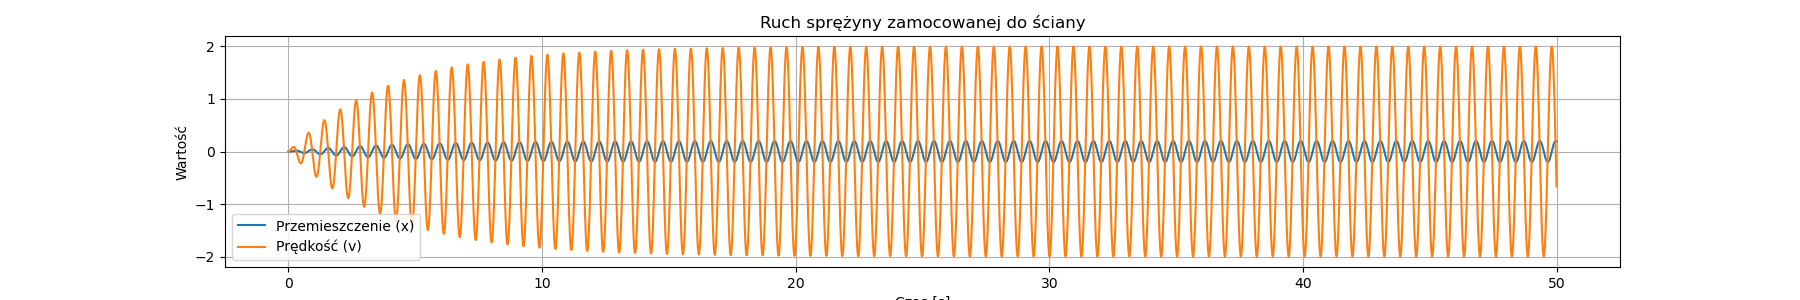

Generate this figure with Python:
## @package harmonic
#  Równanie ruchu harmonicznego z tłumieniem wiskotycznym
#
# Rozważmy równanie różniczkowe drugiego rzędu:
# \f[ m \frac{\text{d}^2x}{\text{d}t^2} + c \frac{\text{d}x}{\text{d}t} + kx = 0 \f]
# Możemy przekształcić je do układu równań różniczkowych pierwszego rzędu wprowadzając zmienne stanu:
# \f[ \mathbf{z} = \begin{bmatrix} x \\ \dot{x} \end{bmatrix}, \f]
# co daje:
# \f[ \frac{\text{d}\mathbf{z}}{\text{d}t} = \begin{bmatrix} \dot{x} \\ \frac{1}{m}(-c\dot{x} - kx) \end{bmatrix} \f]
# i prowadzi do postaci macierzowej:
# \f[ \frac{\text{d}\mathbf{z}}{\text{d}t} = \begin{bmatrix} 0 & 1 \\ -k/m & -c/m \end{bmatrix} \mathbf{z} \f]
# Macierz układu \f$ A \f$ pozwala na znalezienie rozwiązania zarówno metodami numerycznymi, jak i analitycznymi:
# \f[ A = \begin{bmatrix} 0 & 1 \\ -k/m & -c/m \end{bmatrix} \f]
# Jeżeli dodatkowo zadane jest wymuszenie \f$ F(t) \f$, to ruch definiowany jest za pomocą równania różniczkowego:
# \f[ m \frac{\text{d}^2x}{\text{d}t^2} + c \frac{\text{d}x}{\text{d}t} + kx = F(t), \f]
# które w formie macierzowej ma postać:
# \f[ \frac{\text{d}\mathbf{z}}{\text{d}t} = A \mathbf{z} + \begin{bmatrix} 0 \\ F(t) \end{bmatrix}. \f]

# Import biblioteki numerycznej
import numpy as np
# Import biblioteki do rozwiązywania równań różniczkowych zwyczajnych
from scipy.integrate import solve_ivp
# Import biblioteki do rysowania wykresów
import matplotlib.pyplot as plt

## @brief Funkcja symulująca ruch harmoniczny.
#
# @image html harmonic.png width=1200px
def harmonic():
    # Parametry układu
    m = 1.0     # masa
    c = 0.5     # tłumienie
    k = 100.0     # sztywność
    ni = 1.591 # częstotliwość wymuszeia

    # Równanie ruchu
    # m·x" + c·x' + k·x = sin(2π·ν·t)

    # Macież różniczki równania
    A = np.array([
        [0, 1],
        [-k/m, -c/m]
    ])

    # Obliczanie wartości własnych (eigenvalues) i wektorów własnych (eigenvectors)
    eigenvalues, eigenvectors = np.linalg.eig(A)

    # Wyświetlanie wartości własnych
    print("Wartości własne macierzy A:")
    print(eigenvalues)

    # Konwersja częstotliwości do Hz
    frequencies_hz = np.abs(eigenvalues.imag) / (2 * np.pi)
    print("\nCzęstotliwości własne (Hz):")
    print(frequencies_hz)

    # Funkcja definiująca równania różniczkowe
    def ode_system(t, y):
        # Wyraz wolny równania pochodnej
        b = np.array([0, np.sin(2*np.pi*(ni)*t)])
        # Wektor pochodnej w punkcie (t, y) wyznaczony jako A*y+b
        return np.dot(A, y) + b

    # Warunki początkowe
    y0 = np.array([0, 0])

    # Przedział czasu
    t_span = (0, 50)  # od 0 do 50 sekund
    t_eval = np.linspace(0, 50, 5000)  # punkty czasowe do oceny

    # Rozwiązanie ODE
    sol = solve_ivp(ode_system, t_span, y0, t_eval=t_eval)

    # Wykres wyników
    plt.figure(figsize=(18.0,3.0))
    plt.plot(sol.t, sol.y[0], label='Przemieszczenie (x)')
    plt.plot(sol.t, sol.y[1], label='Prędkość (v)')
    plt.xlabel('Czas [s]')
    plt.ylabel('Wartość')
    plt.legend()
    plt.title('Ruch sprężyny zamocowanej do ściany')
    plt.grid(True)
    plt.show()

if __name__ == '__main__':
    harmonic()
